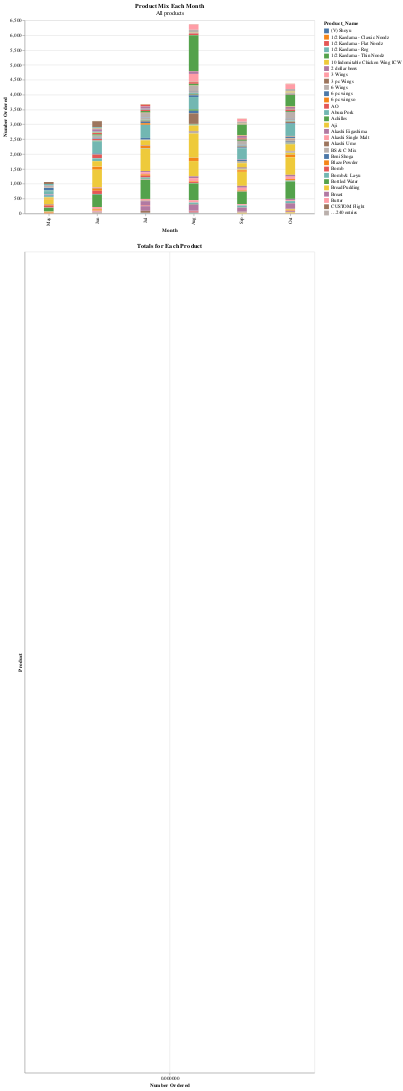

Here is the notebook cell this chart was saved with:
### Markdown cell above
The interactive chart below represents the product mix each month, and if you click on a particular month you can see the monthly totals. Originally, we were going to display a weekly view, however we believe that a monthly view is more informative and captures the bigger picture. Here, we can clearly see that the restaurant sold the most ramen in August.

### Code cell
interval = alt.selection_point(fields=['Order_Date'], empty=False)

product_mix = alt.Chart(months.reset_index().melt('Order_Date'),title=alt.Title('Product Mix Each Month',subtitle=['All products'])).mark_bar(size=20).encode(
    alt.X('Order_Date').scale(domain=('May', 'Jun', 'Jul', 'Aug', 'Sep', 'Oct')).title('Month'),
    alt.Y('value').title('Number Ordered'),
    color='Product_Name',
    tooltip=['Product_Name', 'value']
).add_params(
    interval
).properties(width=600, 
             height=400)

each_product = alt.Chart(months.reset_index().melt('Order_Date')).mark_bar(size=5).encode(
    alt.Y('Product_Name').title('Product'),
    alt.X('value').title('Number Ordered')
).properties(
    width=600,
    height=1700,
    title='Totals for Each Product'
).transform_filter(
    interval
)

product_mix & each_product

### Figure 1 — Vega-Lite specification as saved in the notebook (floating-point values rounded to 4 significant figures; data arrays with more than 128 entries replaced by an {"elided": "..."} marker saying what was removed)
{"config": {"view": {"continuousWidth": 300, "continuousHeight": 300}}, "vconcat": [{"data": {"name": "data-0193f4f7f1159ab9e6732c4a72a7a23b"}, "mark": {"type": "bar", "size": 20}, "encoding": {"color": {"field": "Product_Name", "type": "nominal"}, "tooltip": [{"field": "Product_Name", "type": "nominal"}, {"field": "value", "type": "quantitative"}], "x": {"field": "Order_Date", "scale": {"domain": ["May", "Jun", "Jul", "Aug", "Sep", "Oct"]}, "title": "Month", "type": "nominal"}, "y": {"field": "value", "title": "Number Ordered", "type": "quantitative"}}, "height": 400, "name": "view_1", "title": {"text": "Product Mix Each Month", "subtitle": ["All products"]}, "width": 600}, {"data": {"name": "data-0193f4f7f1159ab9e6732c4a72a7a23b"}, "mark": {"type": "bar", "size": 5}, "encoding": {"x": {"field": "value", "title": "Number Ordered", "type": "quantitative"}, "y": {"field": "Product_Name", "title": "Product", "type": "nominal"}}, "height": 1700, "title": "Totals for Each Product", "transform": [{"filter": {"param": "param_1", "empty": false}}], "width": 600}], "params": [{"name": "param_1", "select": {"type": "point", "fields": ["Order_Date"]}, "views": ["view_1"]}], "$schema": "https://vega.github.io/schema/vega-lite/v5.15.1.json", "datasets": {"data-0193f4f7f1159ab9e6732c4a72a7a23b": {"elided": "1614 records"}}}
